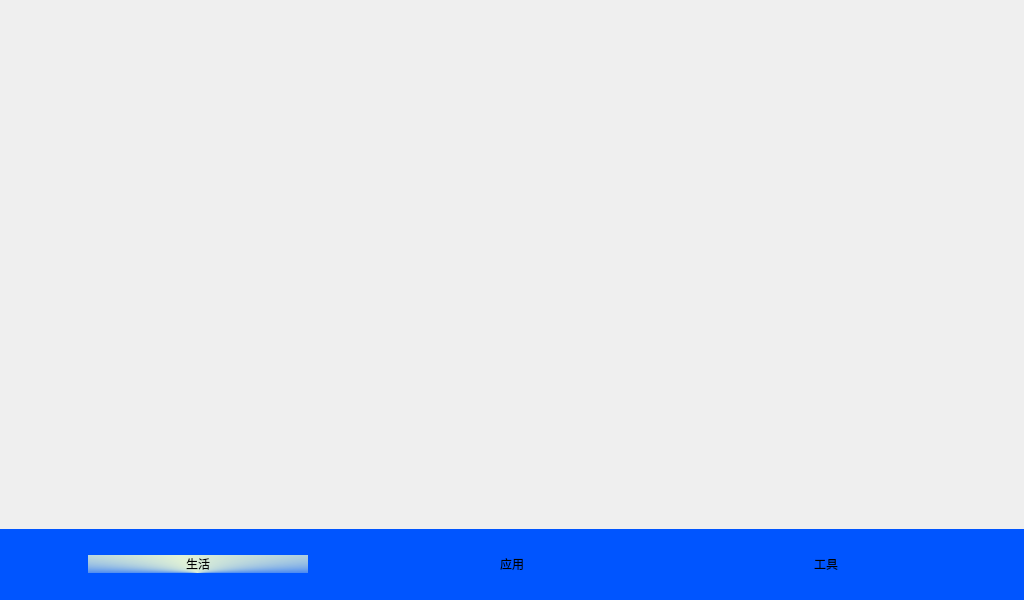
<?xml version="1.0" encoding="UTF-8"?>
<ui version="4.0">
 <class>Widget</class>
 <widget class="QWidget" name="Widget">
  <property name="geometry">
   <rect>
    <x>0</x>
    <y>0</y>
    <width>1024</width>
    <height>600</height>
   </rect>
  </property>
  <property name="windowTitle">
   <string>Widget</string>
  </property>
  <property name="styleSheet">
   <string notr="true"/>
  </property>
  <layout class="QGridLayout" name="gridLayout">
   <property name="leftMargin">
    <number>0</number>
   </property>
   <property name="topMargin">
    <number>0</number>
   </property>
   <property name="rightMargin">
    <number>0</number>
   </property>
   <property name="bottomMargin">
    <number>0</number>
   </property>
   <item row="0" column="0">
    <layout class="QVBoxLayout" name="verticalLayout" stretch="15,2">
     <property name="spacing">
      <number>0</number>
     </property>
     <item>
      <widget class="QWidget" name="widget_page" native="true">
       <property name="styleSheet">
        <string notr="true"/>
       </property>
      </widget>
     </item>
     <item>
      <widget class="QWidget" name="widget_astate" native="true">
       <property name="styleSheet">
        <string notr="true">background-color: rgb(0, 85, 255);</string>
       </property>
       <layout class="QGridLayout" name="gridLayout_2">
        <property name="leftMargin">
         <number>0</number>
        </property>
        <property name="topMargin">
         <number>0</number>
        </property>
        <property name="rightMargin">
         <number>0</number>
        </property>
        <property name="bottomMargin">
         <number>0</number>
        </property>
        <item row="0" column="0">
         <layout class="QHBoxLayout" name="horizontalLayout" stretch="2,5,2,5,2,5,2">
          <item>
           <spacer name="horizontalSpacer">
            <property name="orientation">
             <enum>Qt::Horizontal</enum>
            </property>
            <property name="sizeHint" stdset="0">
             <size>
              <width>40</width>
              <height>20</height>
             </size>
            </property>
           </spacer>
          </item>
          <item>
           <widget class="QPushButton" name="pushButton_life">
            <property name="styleSheet">
             <string notr="true">background-color: qconicalgradient(cx:0.5, cy:1, angle:270, stop:0.125 rgba(0, 85, 255, 255), stop:0.510526 rgba(224, 241, 214, 255), stop:0.515789 rgba(224, 241, 214, 255), stop:0.875 rgba(0, 85, 255, 255));
border:none;</string>
            </property>
            <property name="text">
             <string>生活</string>
            </property>
            <property name="checkable">
             <bool>false</bool>
            </property>
            <property name="checked">
             <bool>false</bool>
            </property>
            <property name="autoExclusive">
             <bool>false</bool>
            </property>
            <property name="flat">
             <bool>false</bool>
            </property>
           </widget>
          </item>
          <item>
           <spacer name="horizontalSpacer_2">
            <property name="orientation">
             <enum>Qt::Horizontal</enum>
            </property>
            <property name="sizeHint" stdset="0">
             <size>
              <width>40</width>
              <height>20</height>
             </size>
            </property>
           </spacer>
          </item>
          <item>
           <widget class="QPushButton" name="pushButton_use">
            <property name="styleSheet">
             <string notr="true">background-color: rgb(0, 85, 255);
border:none;</string>
            </property>
            <property name="text">
             <string>应用</string>
            </property>
           </widget>
          </item>
          <item>
           <spacer name="horizontalSpacer_3">
            <property name="orientation">
             <enum>Qt::Horizontal</enum>
            </property>
            <property name="sizeHint" stdset="0">
             <size>
              <width>40</width>
              <height>20</height>
             </size>
            </property>
           </spacer>
          </item>
          <item>
           <widget class="QPushButton" name="pushButton_tool">
            <property name="styleSheet">
             <string notr="true">background-color: rgb(0, 85, 255);
border:none;</string>
            </property>
            <property name="text">
             <string>工具</string>
            </property>
           </widget>
          </item>
          <item>
           <spacer name="horizontalSpacer_4">
            <property name="orientation">
             <enum>Qt::Horizontal</enum>
            </property>
            <property name="sizeHint" stdset="0">
             <size>
              <width>40</width>
              <height>20</height>
             </size>
            </property>
           </spacer>
          </item>
         </layout>
        </item>
       </layout>
      </widget>
     </item>
    </layout>
   </item>
  </layout>
 </widget>
 <resources/>
 <connections/>
</ui>
